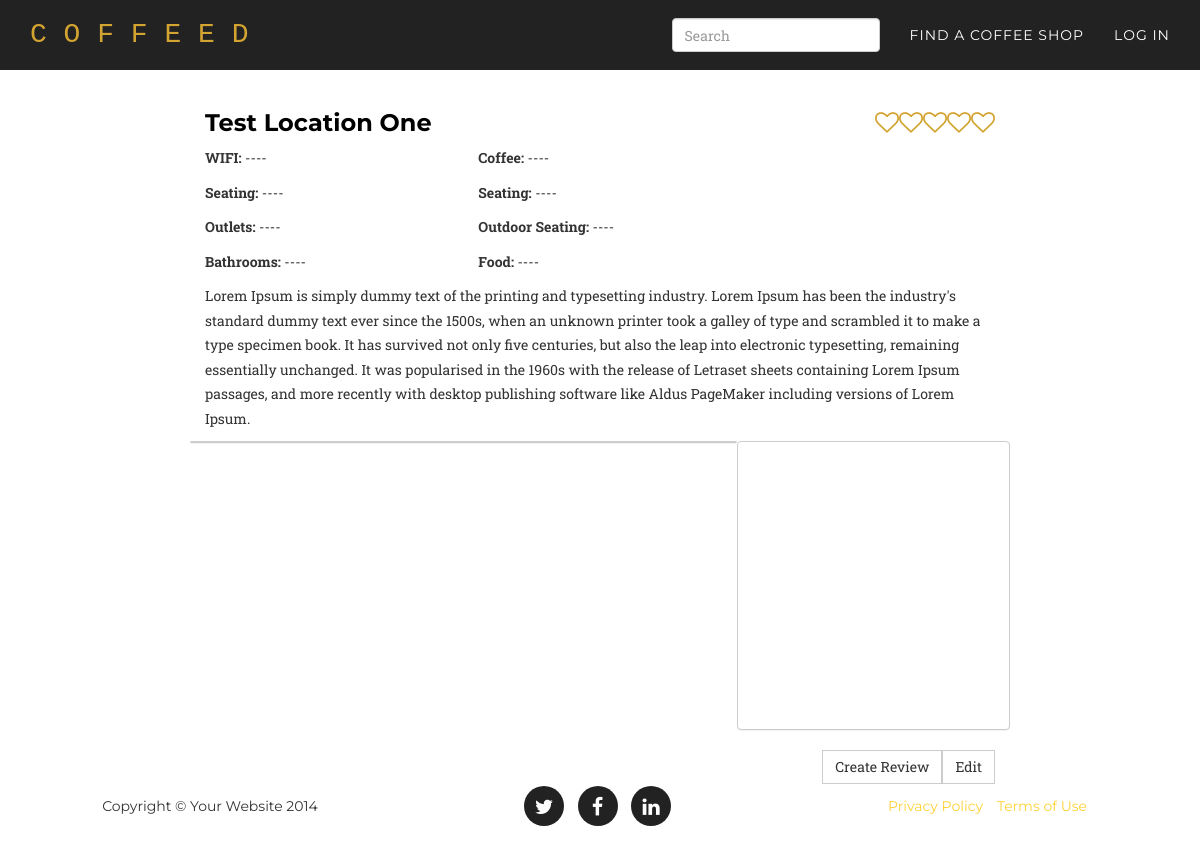
/location/2/detail/, run on the app's committed database.
### core/models.py (models this page shows, shortened)
class Location(models.Model):
    title = models.CharField(max_length=300)
    description = models.TextField(null=True, blank=True)
    address = models.TextField(null=True, blank=True)
    position = GeopositionField(null=True, blank=True)
    hours = models.TextField(null=True, blank=True)
    image_file = models.ImageField(upload_to=upload_to_location, null=True, blank=True)
    created_at = models.DateTimeField(auto_now_add=True)
    def get_absolute_url(self):
        return reverse(viewname="location_list", args=[self.id])
    def get_average_rating(self):
        average = self.review_set.all().aggregate(Avg('rating'))['rating__avg']
        if average == None:
            return average
        else:
            return int(average)
    def get_reviews(self):
        return self.review_set.all()
    wifi = models.IntegerField(choices=WIFI_CHOICES, null=True, blank=True)
    seating = models.IntegerField(choices=PLURAL_CHOICES, null=True, blank=True)
    outlets = models.IntegerField(choices=PLURAL_CHOICES, null=True, blank=True)
    bathrooms = models.IntegerField(choices=YESNO_CHOICES, null=True, blank=True)
    coffee = models.IntegerField(choices=COFFEE_CHOICES, null=True, blank=True)
    alcohol = models.IntegerField(choices=YESNO_CHOICES, null=True, blank=True)
    outdoor = models.IntegerField(choices=YESNO_CHOICES, null=True, blank=True)
    food = models.IntegerField(choices=YESNO_CHOICES, null=True, blank=True)

### core/views.py (the view)
# urls.py: url(r'location/(?P<pk>\d+)/detail/$', coreviews.LocationDetailView.as_view(), name='location_list'),
class LocationDetailView(DetailView):
    model = coremodels.Location
    template_name = 'location/detail.html'
    context_object_name = 'location'
    def get_context_data(self, **kwargs):
        context = super(LocationDetailView, self).get_context_data(**kwargs)
        location = coremodels.Location.objects.get(id=self.kwargs['pk'])
        if self.request.user.is_authenticated():
            user_reviews = coremodels.Review.objects.filter(location=location, user=self.request.user)
            if user_reviews.count() > 0:
                context['user_review'] = user_reviews[0]
            else:
                context['user_review'] = None
        return context

### templates/location/detail.html (shortened to what this page needs)
{% extends "base/theme.html" %}
{% block main_content %}
<div class="row main-content">
    <div class="col-md-2"></div>
    <div class="col-md-8">
        <div class="row">
            <div class="col-md-8">
                <h3><a href="{{ location.get_absolute_url }}">{{ location.title }}</a></h3>
            </div>
            <div class="col-md-4 text-right">
                <h3>{% include 'base/rating.html' with rating=location.get_average_rating %}</h3>
            </div>
            <div class="col-md-12">
                {% include 'location/specifics.html' with location=location %}
                <p>{{ location.description }}</p>
            </div>
            <div class="col-md-8 panel">
            </div>
             <div class="col-md-4 panel">
                <div class="wide-map short-map" id="map"></div>
                <div class="col-md-3"></div>
                <div class="col-md-6 text-center">
                    <br>
                </div>
                <div class="col-md-3"></div>
            </div>
            <div class="col-md-12">
                <a type="button" href="{% url 'location_update' pk=location.id %}" class="btn btn-default pull-right">Edit</a>
                {% if user_review %}
                <a type="button" href="{% url 'review_update' pk=location.id %}" class="btn btn-default pull-right">Update Review</a>
                {% else %}
                <a type="button" href="{% url 'review_create' pk=location.id %}" class="btn btn-default pull-right">Create Review</a>
                {% endif %}
            </div>
            <div class="col-md-12">
            </div>
    </div>
    <div class="col-md-2"></div>
</div>
{% endblock %}

### static/css/agency.css (style rules this page uses)
body { overflow-x: hidden; font-family: "Roboto Slab","Helvetica Neue",Helvetica,Arial,sans-serif; }
p { font-size: 14px; line-height: 1.75; }
a, a:hover, a:focus, a:active, a.active { outline: 0; }
a { color: #fed136; }
h1, h2, h3, h4, h5, h6 { text-transform: uppercase; font-family: Montserrat,"Helvetica Neue",Helvetica,Arial,sans-serif; font-weight: 700; }
body { webkit-tap-highlight-color: #fed136; }
.short-map { height:267px; }
.panel { padding:0px; background-color: #fff; border: 1px solid #ccc; border-radius: 4px; -webkit-box-shadow: 0 1px 1px rgba(0,0,0,.05); box-shadow: 0 1px 1px rgba(0,0,0,.05); }
.main-content { padding-top: 90px; }
h3 a { color:#000; text-transform: none; }
.btn { border-radius: 0px; }

### data on the page
Location: title "Test Location One", description "Lorem Ipsum is simply dummy text of the printing and typesetting industry. Lorem Ipsum has been the industry's standard dummy text ever since the 1500s, when an unknown printer took a galley of type and scrambled it to make a type specimen book. It has survived not only five centuries, but also the leap into electronic typesetting, remaining essentially unchanged. It was popularised in the 1960s with the release of Letraset sheets containing Lorem Ipsum passages, and more recently with desktop publishing software like Aldus PageMaker including versions of Lorem Ipsum."
